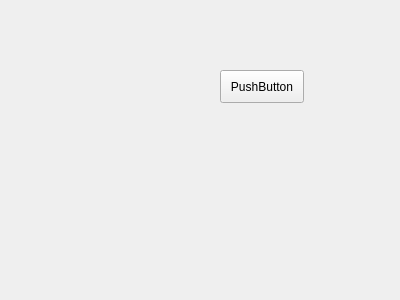
<?xml version="1.0" encoding="UTF-8"?>
<ui version="4.0">
 <class>Form</class>
 <widget class="QWidget" name="Form">
  <property name="geometry">
   <rect>
    <x>0</x>
    <y>0</y>
    <width>400</width>
    <height>300</height>
   </rect>
  </property>
  <property name="windowTitle">
   <string>Form</string>
  </property>
  <widget class="QPushButton" name="pushButton">
   <property name="geometry">
    <rect>
     <x>220</x>
     <y>70</y>
     <width>84</width>
     <height>33</height>
    </rect>
   </property>
   <property name="text">
    <string>PushButton</string>
   </property>
  </widget>
 </widget>
 <resources/>
 <connections/>
</ui>
